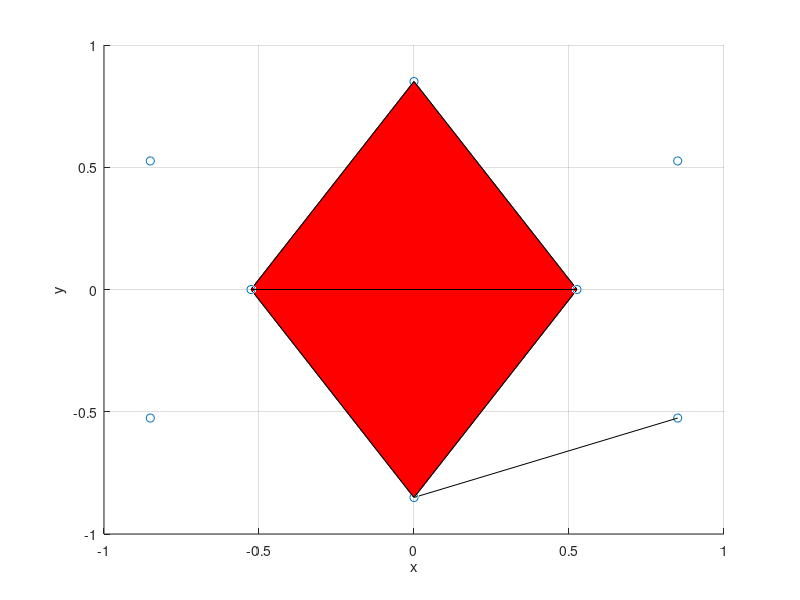

Write the MATLAB code that produced this figure.
1;

X = 0.525731112119133606;
Z = 0.850650808352039932;

vdata= [ -X 0.0   Z ;
          X 0.0   Z ;
         -X 0.0  -Z ;
          X 0.0  -Z ;
        0.0   Z   X ;
        0.0   Z  -X ;
        0.0  -Z   X ;
        0.0  -Z  -X ;
          Z   X 0.0 ;
         -Z   X 0.0 ;
          Z  -X 0.0 ;
         -Z  -X 0.0
]';

tindices = [
   3 0 4
   3 4 6 ;
   1 2 5 ;
   1 2 7 ;
   7 0 11 ;
#   7 8 0 ;
#   5 9 6 ;
#   5 6 10 ;
#   1 11 9 ;
#   2 7 10 ;
#   5 1 9 ;
#   5 2 10 ;
#   11 7 2 ;
#   5 8 3 ;
#   7 10 3 ;
#   5 2 3 ;
#   7 2 3 ;
#   3 8 10;
#   2 9 11;
#   1 8 10;
#   0 9 11
]';

n = size(tindices)(2);

for i = 1:n
  a = vdata(:,tindices(2,i)+1) - vdata(:,tindices(1,i)+1);
  b = vdata(:,tindices(3,i)+1) - vdata(:,tindices(2,i)+1);
  c = cross(a,b);
  c = c/sqrt(c'*c);
  d = (vdata(:,tindices(1,i)+1) + vdata(:,tindices(2,i)+1) + vdata(:,tindices(3,i)+1))/3;
#  display(c);
#  display(d);
  printf("Face %d orientation %d %d %d\n", i, c' * vdata(:,tindices(1,i)+1), c' * vdata(:,tindices(2,i)+1), c' * vdata(:,tindices(3,i)+1));
endfor

close all;

scatter3(vdata(1,:), vdata(2,:), vdata(3,:));
patch('Faces',tindices','Vertices',vdata','FaceColor','r');
xlabel("x");
ylabel("y");
zlabel("z");

view(00,90);
